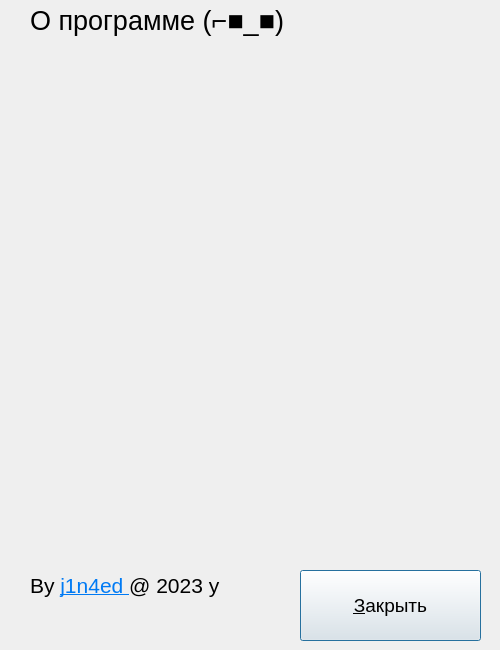
<?xml version="1.0" encoding="UTF-8"?>
<ui version="4.0">
 <class>About</class>
 <widget class="QDialog" name="About">
  <property name="geometry">
   <rect>
    <x>0</x>
    <y>0</y>
    <width>500</width>
    <height>650</height>
   </rect>
  </property>
  <property name="sizePolicy">
   <sizepolicy hsizetype="Fixed" vsizetype="Fixed">
    <horstretch>0</horstretch>
    <verstretch>0</verstretch>
   </sizepolicy>
  </property>
  <property name="maximumSize">
   <size>
    <width>500</width>
    <height>650</height>
   </size>
  </property>
  <property name="windowTitle">
   <string>Dialog</string>
  </property>
  <widget class="QLabel" name="label_top">
   <property name="geometry">
    <rect>
     <x>30</x>
     <y>0</y>
     <width>441</width>
     <height>41</height>
    </rect>
   </property>
   <property name="font">
    <font>
     <pointsize>20</pointsize>
    </font>
   </property>
   <property name="text">
    <string>О программе (⌐■_■)</string>
   </property>
  </widget>
  <widget class="QLabel" name="label_bottom">
   <property name="geometry">
    <rect>
     <x>30</x>
     <y>570</y>
     <width>341</width>
     <height>31</height>
    </rect>
   </property>
   <property name="font">
    <font>
     <pointsize>16</pointsize>
    </font>
   </property>
   <property name="text">
    <string>&lt;html&gt;&lt;head/&gt;&lt;body&gt;&lt;p&gt;By &lt;a href=&quot;https://github.com/J1n4ed&quot;&gt;&lt;span style=&quot; text-decoration: underline; color:#007af4;&quot;&gt;j1n4ed &lt;/span&gt;&lt;/a&gt;@ 2023 y&lt;/p&gt;&lt;/body&gt;&lt;/html&gt;</string>
   </property>
   <property name="openExternalLinks">
    <bool>true</bool>
   </property>
  </widget>
  <widget class="QPushButton" name="pb_close_about">
   <property name="geometry">
    <rect>
     <x>300</x>
     <y>570</y>
     <width>181</width>
     <height>71</height>
    </rect>
   </property>
   <property name="font">
    <font>
     <pointsize>14</pointsize>
    </font>
   </property>
   <property name="text">
    <string>&amp;Закрыть</string>
   </property>
  </widget>
  <widget class="QLabel" name="lable_image">
   <property name="geometry">
    <rect>
     <x>50</x>
     <y>70</y>
     <width>411</width>
     <height>461</height>
    </rect>
   </property>
   <property name="sizePolicy">
    <sizepolicy hsizetype="Fixed" vsizetype="Fixed">
     <horstretch>0</horstretch>
     <verstretch>0</verstretch>
    </sizepolicy>
   </property>
   <property name="autoFillBackground">
    <bool>true</bool>
   </property>
   <property name="frameShape">
    <enum>QFrame::NoFrame</enum>
   </property>
   <property name="text">
    <string/>
   </property>
   <property name="textFormat">
    <enum>Qt::RichText</enum>
   </property>
   <property name="pixmap">
    <pixmap>../resource/duck.gif</pixmap>
   </property>
   <property name="scaledContents">
    <bool>true</bool>
   </property>
   <property name="margin">
    <number>3</number>
   </property>
   <property name="openExternalLinks">
    <bool>true</bool>
   </property>
  </widget>
 </widget>
 <resources/>
 <connections/>
</ui>
